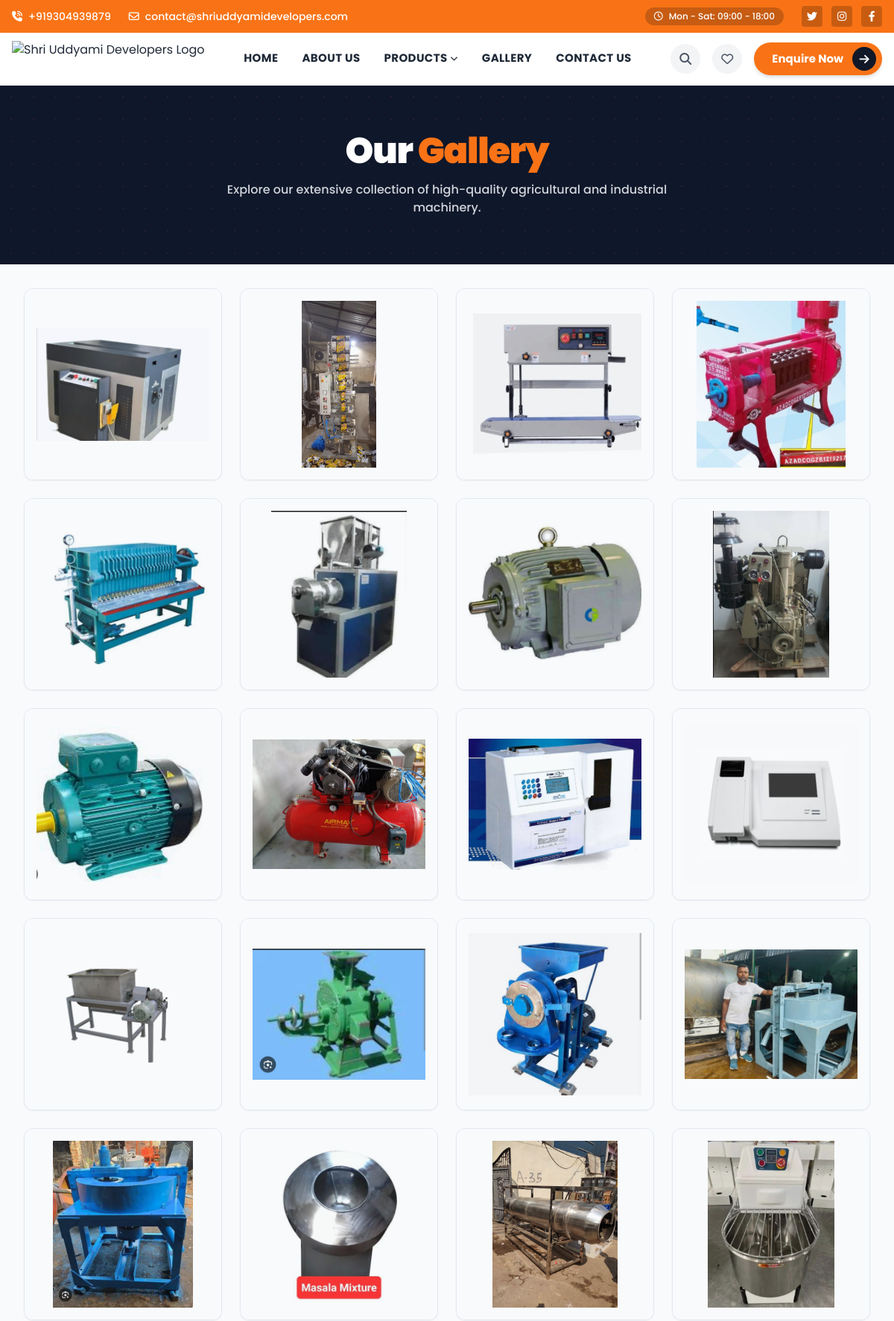
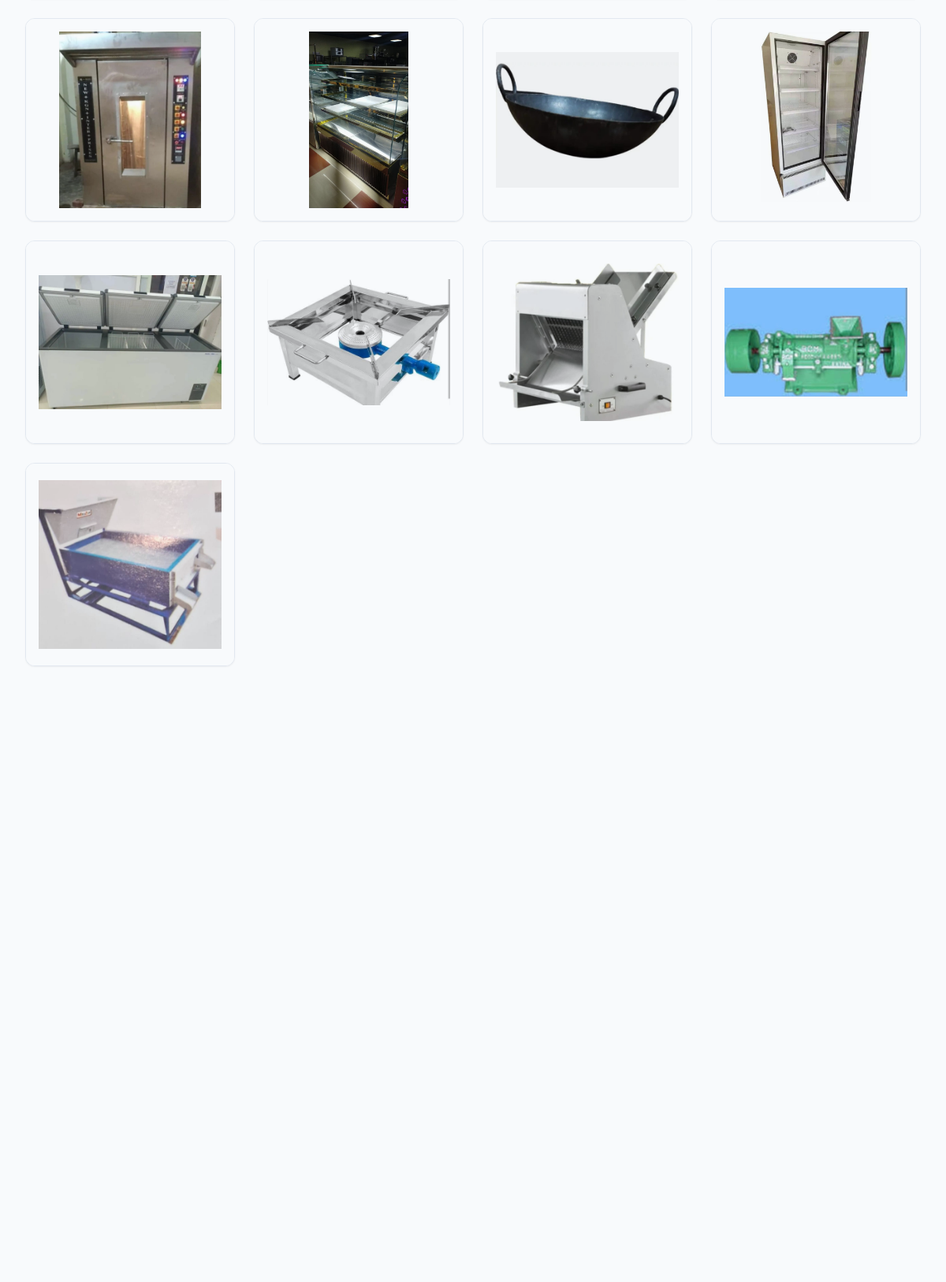
/gallery.php (upper part), run on the app's committed database (2 pictures, top to bottom).
### tables this page shows
CREATE TABLE settings (
    id INTEGER PRIMARY KEY AUTOINCREMENT,
    key TEXT NOT NULL UNIQUE,
    value TEXT
);

CREATE TABLE product_images (
    id INTEGER PRIMARY KEY AUTOINCREMENT,
    product_id INTEGER,
    image_path TEXT NOT NULL,
    is_primary INTEGER DEFAULT 0,
    FOREIGN KEY(product_id) REFERENCES products(id) ON DELETE CASCADE
);

CREATE TABLE products (
    id INTEGER PRIMARY KEY AUTOINCREMENT,
    category_id INTEGER,
    name TEXT NOT NULL,
    slug TEXT NOT NULL UNIQUE,
    short_description TEXT,
    description TEXT,
    specifications TEXT,
    applications TEXT,
    price REAL,
    price_visibility TEXT DEFAULT 'public', -- 'public', 'locked', 'hidden'
    featured INTEGER DEFAULT 0,
    status TEXT DEFAULT 'active', -- 'active', 'inactive'
    created_at DATETIME DEFAULT CURRENT_TIMESTAMP,
    FOREIGN KEY(category_id) REFERENCES categories(id)
);

### includes/functions.php (called while the page is built, shortened)
<?php
require_once __DIR__ . '/db.php';
function getSetting($key) {
    global $pdo;
    $stmt = $pdo->prepare("SELECT value FROM settings WHERE key = ?");
    $stmt->execute([$key]);
    return $stmt->fetchColumn() ?: '';
}
function getWhatsappLink($productName = '') {
    $whatsappNumber = getSetting('whatsapp');
    $cleanNumber = preg_replace('/[^0-9]/', '', $whatsappNumber);
    $message = "Hello! I am interested in your products.";
    if ($productName) {
        $message = "Hello! I am interested in the product: " . $productName;
    }
    return "https://wa.me/" . $cleanNumber . "?text=" . urlencode($message);
}

### gallery.php (the view, shortened to what this page needs)
<?php
require_once __DIR__ . '/includes/db.php';
require_once __DIR__ . '/includes/functions.php';
include __DIR__ . '/includes/header.php';
$galleryImages = [];
try {
    $stmt = $pdo->query("
        SELECT pi.image_path, p.name as product_name, p.slug
        FROM product_images pi
        JOIN products p ON pi.product_id = p.id
        WHERE p.status = 'active'
        ORDER BY pi.id DESC
    ");
    $galleryImages = $stmt->fetchAll(PDO::FETCH_ASSOC);
} catch (Exception $e) {}
?>
<div class="bg-slate-50 min-h-screen pb-16">
    <div class="bg-slate-900 py-16 relative overflow-hidden z-10 mb-8">
        <div class="absolute inset-0 opacity-10" style="background-image: radial-gradient(#f97316 1px, transparent 1px); background-size: 30px 30px;"></div>
        <div class="relative z-20 max-w-[1440px] mx-auto px-4 md:px-8 text-center">
            <h1 class="text-3xl md:text-5xl font-black text-white mb-4 tracking-tight">Our <span class="text-primary">Gallery</span></h1>
            <p class="text-gray-300 max-w-2xl mx-auto text-sm md:text-base font-medium">Explore our extensive collection of high-quality agricultural and industrial machinery.</p>
        </div>
    </div>
    <div class="max-w-[1440px] mx-auto px-4 md:px-8">
        <?php if (empty($galleryImages)): ?>
            <div class="flex flex-col items-center justify-center py-24 bg-white rounded-xl border border-slate-200 shadow-sm p-8 text-center">
                <div class="w-20 h-20 bg-slate-50 text-slate-300 rounded-2xl flex items-center justify-center text-4xl mb-6 border border-slate-200">
                    <i class="fa-solid fa-image"></i>
                </div>
                <h2 class="text-2xl font-black text-gray-900 mb-3 tracking-tight">No Images Yet</h2>
                <p class="text-gray-500 max-w-[300px] font-medium">Check back later for photos of our machinery.</p>
            </div>
        <?php else: ?>
            <div class="grid grid-cols-2 md:grid-cols-3 lg:grid-cols-4 gap-4 md:gap-6">
                <?php foreach ($galleryImages as $image): ?>
                    <a href="/products/<?php echo urlencode($image['slug']); ?>" class="group block bg-white rounded-xl border border-slate-200 shadow-sm overflow-hidden hover:border-primary transition-all relative">
                        <div class="w-full h-48 md:h-64 bg-slate-50 flex items-center justify-center p-4">
                            <img src="/<?php echo htmlspecialchars($image['image_path']); ?>" alt="<?php echo htmlspecialchars($image['product_name']); ?>" class="w-full h-full object-contain mix-blend-multiply group-hover:scale-105 transition-transform duration-500" loading="lazy">
                        </div>
                        <div class="absolute bottom-0 left-0 right-0 bg-black/80 backdrop-blur-sm p-3 translate-y-full group-hover:translate-y-0 transition-transform duration-300">
                        </div>
                    </a>
                <?php endforeach; ?>
            </div>
        <?php endif; ?>
    </div>
</div>
<?php include __DIR__ . '/includes/footer.php'; ?>

### includes/header.php (shortened to what this page needs)
<!DOCTYPE html>
<html lang="en">
<head>
    <link rel="stylesheet" href="https://cdnjs.cloudflare.com/ajax/libs/font-awesome/6.4.0/css/all.min.css">
    <link rel="stylesheet" href="https://cdn.jsdelivr.net/npm/swiper@10/swiper-bundle.min.css" />
    <script src="https://cdn.tailwindcss.com"></script>
    <link href="/assets/css/app.css" rel="stylesheet">
</head>
<body class="bg-slate-50 text-gray-800 antialiased font-sans pb-16 md:pb-0">
    <div class="bg-primary text-white py-2 px-4 hidden md:block">
        <div class="max-w-[1440px] mx-auto flex justify-between items-center text-sm font-medium">
            <div class="flex items-center gap-6">
                <a href="tel:<?php echo htmlspecialchars(getSetting('phone')); ?>" class="flex items-center gap-2 hover:text-white/80 transition-colors">
                    <i class="fa-solid fa-phone-volume"></i> <?php echo htmlspecialchars(getSetting('phone')); ?>
                </a>
                <a href="mailto:<?php echo htmlspecialchars(getSetting('email')); ?>" class="flex items-center gap-2 hover:text-white/80 transition-colors">
                    <i class="fa-regular fa-envelope"></i> <?php echo htmlspecialchars(getSetting('email')); ?>
                </a>
            </div>
            <div class="flex items-center gap-6">
                <div class="flex items-center gap-2 bg-black/20 px-3 py-1 rounded-full text-xs">
                    <i class="fa-regular fa-clock"></i> Mon - Sat: 09:00 - 18:00
                </div>
                <div class="flex items-center gap-3">
                    <a href="#" class="w-7 h-7 bg-black/20 rounded flex items-center justify-center hover:bg-black/40 transition-colors"><i class="fa-brands fa-twitter"></i></a>
                    <a href="#" class="w-7 h-7 bg-black/20 rounded flex items-center justify-center hover:bg-black/40 transition-colors"><i class="fa-brands fa-instagram"></i></a>
                    <a href="#" class="w-7 h-7 bg-black/20 rounded flex items-center justify-center hover:bg-black/40 transition-colors"><i class="fa-brands fa-facebook-f"></i></a>
                </div>
            </div>
        </div>
    </div>
    <header class="bg-white border-b border-gray-200 sticky top-0 z-50 shadow-sm transition-all duration-300">
        <div class="hidden md:flex max-w-[1440px] mx-auto px-4 h-[70px] items-center justify-between gap-8">
            <a href="/" class="flex-shrink-0">
                <img src="/assets/images/logo.png" alt="<?php echo htmlspecialchars(getSetting('store_name')); ?> Logo"
                    class="h-12 w-auto object-contain">
            </a>
            <nav class="hidden lg:flex items-center gap-8 font-bold text-[15px] text-gray-800 tracking-wide uppercase">
                <a href="/" class="hover:text-primary transition-colors border-b-2 border-transparent hover:border-primary py-2 <?php echo $_SERVER['REQUEST_URI'] == '/' ? 'text-primary border-primary' : ''; ?>">Home</a>
                <a href="/about.php" class="hover:text-primary transition-colors border-b-2 border-transparent hover:border-primary py-2">About Us</a>
                <div class="relative group py-2">
                    <a href="/search.php" class="hover:text-primary transition-colors flex items-center gap-1 border-b-2 border-transparent group-hover:border-primary">Products <i class="fa-solid fa-chevron-down text-[10px]"></i></a>
                </div>
                <a href="/gallery.php" class="hover:text-primary transition-colors border-b-2 border-transparent hover:border-primary py-2">Gallery</a>
                <a href="/contact.php" class="hover:text-primary transition-colors border-b-2 border-transparent hover:border-primary py-2">Contact Us</a>
            </nav>
            <div class="flex items-center gap-4 flex-shrink-0">
                <button onclick="document.getElementById('desktop-search').classList.toggle('hidden')" class="w-10 h-10 rounded-full bg-gray-100 flex items-center justify-center hover:bg-primary hover:text-white transition-colors text-gray-600">
                    <i class="fa-solid fa-search"></i>
                </button>
                <a href="/favorites.php" class="w-10 h-10 rounded-full bg-gray-100 flex items-center justify-center hover:bg-primary hover:text-white transition-colors text-gray-600">
                    <i class="fa-regular fa-heart"></i>
                </a>
                <a href="<?php echo getWhatsappLink('I have a requirement'); ?>" target="_blank"
                    class="hidden lg:flex items-center gap-3 text-[15px] font-bold text-white bg-primary pl-6 pr-2 py-1.5 rounded-full hover:bg-secondary transition-all group shadow-md">
                    Enquire Now <span class="bg-dark text-white w-8 h-8 rounded-full flex items-center justify-center group-hover:bg-white group-hover:text-dark transition-colors"><i class="fa-solid fa-arrow-right"></i></span>
                </a>
            </div>
        </div>
    </header>
    <main class="w-full bg-white min-h-screen relative">

### includes/footer.php (shortened to what this page needs)
    </main>
</body>
</html>

### assets/css/app.css (style rules this page uses)
* { -webkit-tap-highlight-color: transparent; }

### data on the page
settings: value "+919304939879"
settings: value "contact@shriuddyamidevelopers.com"
product_images: image_path+product (picture)
product_images: image_path+product (picture)
product_images: image_path+product (picture)
product_images: image_path+product (picture)
product_images: image_path (picture)
product_images: image_path+product (picture)
product_images: image_path+product (picture)
product_images: image_path+product (picture)
product_images: image_path+product (picture)
product_images: image_path (picture)
product_images: image_path+product (picture)
product_images: image_path (picture)
product_images: image_path (picture)
product_images: image_path+product (picture)
product_images: image_path+product (picture)
product_images: image_path (picture)
product_images: image_path+product (picture)
product_images: image_path+product (picture)
product_images: image_path+product (picture)
product_images: image_path+product (picture)
product_images: image_path+product (picture)
product_images: image_path+product (picture)
product_images: image_path+product (picture)
product_images: image_path+product (picture)
product_images: image_path+product (picture)
product_images: image_path+product (picture)
product_images: image_path+product (picture)
product_images: image_path+product (picture)
product_images: image_path+product (picture)
